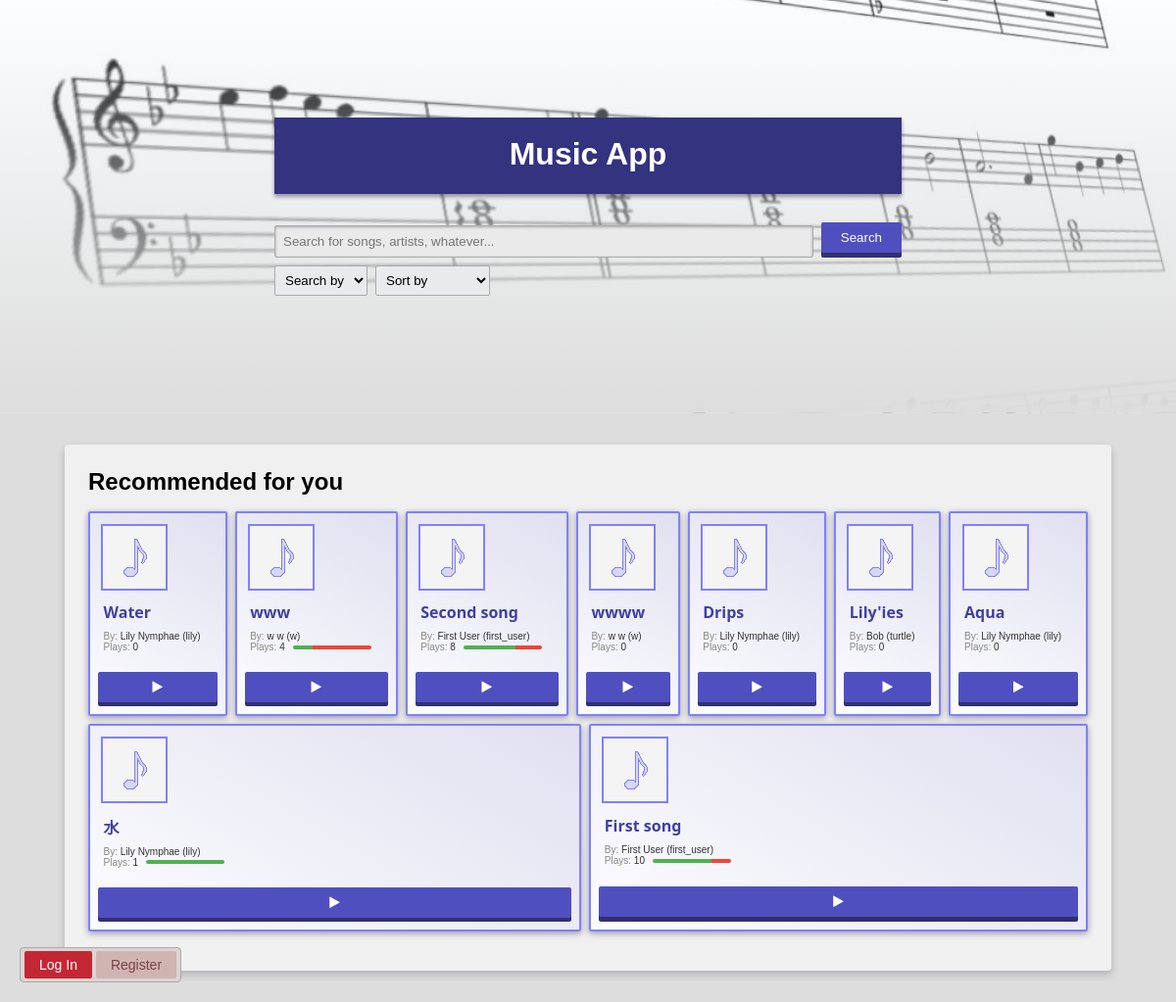
The page / on the database its author committed.
### tables this page shows
CREATE TABLE `songs` (
  `song_id` int NOT NULL AUTO_INCREMENT,
  `title` varchar(45) NOT NULL,
  `image_path` varchar(255) DEFAULT NULL,
  `author_id` int NOT NULL,
  `plays` int unsigned NOT NULL DEFAULT '0',
  `upvotes` int unsigned NOT NULL DEFAULT '0',
  `downvotes` int unsigned NOT NULL DEFAULT '0',
  PRIMARY KEY (`song_id`)
);

CREATE TABLE `users` (
  `user_id` int NOT NULL AUTO_INCREMENT,
  `nick` varchar(45) NOT NULL,
  `email` varchar(255) NOT NULL,
  `password` varchar(64) NOT NULL,
  `name` varchar(45) DEFAULT NULL,
  `surname` varchar(45) DEFAULT NULL,
  `image_path` varchar(255) DEFAULT NULL,
  `registration_date` datetime NOT NULL DEFAULT CURRENT_TIMESTAMP,
  `userscol` varchar(45) DEFAULT NULL,
  PRIMARY KEY (`user_id`),
  UNIQUE KEY `nick_UNIQUE` (`nick`),
  UNIQUE KEY `email_UNIQUE` (`email`)
);

### config/config.php (called while the page is built)
<?php
return [
    'host'     => 'localhost',
    'dbname'   => 'music',
    'user'     => 'root',
    'password' => 'root',
    'charset'  => 'utf8mb4',
    'port'     => '3306',
    'options'  => [
        PDO::ATTR_ERRMODE            => PDO::ERRMODE_EXCEPTION,
        PDO::ATTR_DEFAULT_FETCH_MODE => PDO::FETCH_ASSOC,
        PDO::ATTR_EMULATE_PREPARES   => false,
    ]
];

### src/Database.php (called while the page is built, shortened)
<?php
class Database {
    private static $instance;
    private $pdo;
    public function __construct() {
        $config = require '../config/config.php';
        $dsn = "mysql:host={$config['host']};dbname={$config['dbname']};charset={$config['charset']};port={$config['port']}";
        try {
            $this->pdo = new PDO($dsn, $config['user'], $config['password'], $config['options']);
        } catch (\PDOException $e) {
            error_log($e->getMessage());
            throw new \Exception("An error occurred while connecting to the database. Please try again later.");
        }
    }
    public static function getInstance() {
        if (self::$instance === null) {
            self::$instance = new Database();
        }
        return self::$instance;
    }
    public function getSongsRandomly($limit = 10) {
        $sql = "
            SELECT song_id, title, songs.image_path AS song_image, plays, upvotes, downvotes,
                   user_id, nick, email, name, surname, users.image_path AS profile_image
            FROM songs
            LEFT JOIN users ON songs.author_id = users.user_id
            ORDER BY RAND()
            LIMIT ?";
        $query = $this->pdo->prepare($sql);
        $query->bindValue(1, (int)$limit, PDO::PARAM_INT);
        $query->execute();
        return $query->fetchAll();
    }
}

### src/SearchService.php (called while the page is built, shortened)
<?php
require_once 'Song.php';
require_once 'User.php';
require_once 'Database.php';
class SearchService {
    private static $instance;
    private $db;
    public function __construct($db) {
        $this->db = $db;
    }
    public static function getInstance() {
        if (self::$instance === null) {
            self::$instance = new SearchService(Database::getInstance());
        }
        return self::$instance;
    }
    public function searchSongsRandomly($limit) {
        $results = $this->db->getSongsRandomly($limit);
        return $this->mapResultsToSongs($results);
    }
    private function mapResultsToSongs($results) {
        $songs = [];
        foreach ($results as $result) {
            $author = new User($result['user_id'], $result['nick'], $result['email'], $result['name'], $result['surname'], $result['profile_image']);
            $songs[] = new Song($result['song_id'], $result['title'], $author, $result['song_image'], $result['plays'], $result['upvotes'], $result['downvotes']);
        }
        return $songs;
    }
}

### src/Song.php (called while the page is built, shortened)
<?php
class Song {
    private $title;
    private $author;
    private $plays;
    private $upvotes;
    private $downvotes;
    public function __construct($id, $title, $author, $imagePath, $plays = 0, $upvotes = 0, $downvotes = 0) {
        $this->title = $title;
        $this->author = $author;
        $this->plays = $plays;
        $this->upvotes = $upvotes;
        $this->downvotes = $downvotes;
    }
    public function getTitle() {
        return $this->title;
    }
    public function getAuthor() {
        return $this->author;
    }
    public function getPlays() {
        return $this->plays;
    }
    public function getUpvotes() {
        return $this->upvotes;
    }
    public function getDownvotes() {
        return $this->downvotes;
    }
}

### src/User.php (called while the page is built, shortened)
<?php
class User {
    private $nick;
    private $name;
    private $surname;
    function __construct($id, $nick, $email, $name, $surname, $imageName = null) {
        $this->nick = $nick;
        $this->name = $name;
        $this->surname = $surname;
    }
    function getNick() {
        return $this->nick;
    }
    function getName() {
        return $this->name;
    }
    function getSurname() {
        return $this->surname;
    }
}

### src/UIHelpers.php (the view, shortened to what this page needs)
<?php
require_once 'Song.php';
require_once 'User.php';
function generateSearchForm() {
    $currentQuery = isset($_GET['search-query']) ? htmlspecialchars($_GET['search-query']) : '';
    $currentSearchBy = isset($_GET['search-by']) ? $_GET['search-by'] : 'anything';
    $currentSortBy = isset($_GET['sort-by']) ? $_GET['sort-by'] : 'nothing';
    $searchByOptions = [
        'anything' => 'Search by',
        'title' => 'Title',
        'author' => 'Author'
    ];
    $sortByOptions = [
        'nothing' => 'Sort by',
        'newest' => 'Newest',
        'title' => 'Title',
        'plays' => 'Most Played',
        'upvotes' => 'Most Upvoted'
    ];
    $searchByHtml = '<select name="search-by" class="select">';
    foreach ($searchByOptions as $value => $label) {
        $selected = ($value === $currentSearchBy) ? ' selected' : '';
        $searchByHtml .= '<option value="' . $value . '"' . $selected . '>' . $label . '</option>';
    }
    $searchByHtml .= '</select>';
    $sortHtml = '<select name="sort-by" class="select">';
    foreach ($sortByOptions as $value => $label) {
        $selected = ($value === $currentSortBy) ? ' selected' : '';
        $sortHtml .= '<option value="' . $value . '"' . $selected . '>' . $label . '</option>';
    }
    $sortHtml .= '</select>';
    return '
    <form class="search-form" action="../public/search.php" method="GET">
        <div class="search-input">
            <input type="text" name="search-query" placeholder="Search for songs, artists, whatever..." value="' . $currentQuery . '">
            <button class="button-back" type="submit">
                <span class="button-front">Search</span>
            </button>
        </div>
        <div class="search-options">
            ' . $searchByHtml . '
            ' . $sortHtml . '
        </div>
    </form>';
}
function generateVoteBar($song) {
    $upvotes = $song->getUpvotes();
    $downvotes = $song->getDownvotes();
    $totalVotes = $upvotes + $downvotes;
    if ($totalVotes == 0) return '';
    $upPercentage = round(($upvotes / $totalVotes) * 100);
    $downPercentage = round(($downvotes / $totalVotes) * 100);
    return '
    <div class="vote-bar-container">
        <div class="vote-bar" title="up: ' . $upvotes . ', down: ' . $downvotes .'" >
            <div class="upvote" style="width:' . $upPercentage . '%;"></div>
            <div class="downvote" style="width:' . $downPercentage . '%;"></div>
        </div>
    </div>';
}
function generatePlayButton() {
    return '
    <button class="button-back" type="submit">
        <span class="button-front"><span class="fa fa-play"></span></span>
    </button>';
}
function generateSongResult($song) {
    $author = $song->getAuthor();
    return'
    <li class="song-result">
        <div class="song-image">
            <object data="../assets/song_images/default.png" type="image/png">
                <img src="../assets/song_images/' . htmlspecialchars($song->getImagePath()) . '" alt="' . htmlspecialchars($song->getTitle()) . ' thumbnail">
            </object>
        </div>
        <div class="song-info">
            <h3>' . htmlspecialchars($song->getTitle()) . '</h3>
            <div class="song-details">
                <div class="song-author">By: <span class="dark">' . htmlspecialchars($author->getName()) . ' ' . htmlspecialchars($author->getSurname()) . ' (' . htmlspecialchars($author->getNick()) . ')</span></div>
                <div class="song-play-info">
                    <div class="song-play-count"> Plays:  <span class="dark">' . $song->getPlays() . '</span></div>' .
                    generateVoteBar($song) .
                '</div>
            </div>
        </div>' .
        generatePlayButton() .
    '</li>';
}
function generateAuthButtons() {
    if (isset($_SESSION['user']) && $_SESSION['user'] instanceof User) {
        return '
        <div class="auth-buttons-fixed">
            <a href="user_panel.php" class="plain-button auth-button-panel">Logged as <br>'. htmlspecialchars($_SESSION['user']->getNick()) . '</a>
            <a href="../scripts/logout.php" class="plain-button auth-button-logout">Log Out</a>
        </div>';
    } else {
        return '
    <div class="auth-buttons-fixed">
        <a href="login.php" class="plain-button auth-button-login">Log In</a>
        <a href="register.php" class="plain-button auth-button-register">Register</a>
    </div>';
    }
}

### public/index.php (shortened to what this page needs)
<?php
require_once '../src/SearchService.php';
require_once '../src/UIHelpers.php';
$songs = [];
try {
    $searchService = SearchService::getInstance();
    $songs = $searchService->searchSongsRandomly(10);
} catch (\Exception $e) {
    $_SESSION["error"] = $e->getMessage();
}
?>
<!DOCTYPE html>
<html lang="en">
<head>
    <link rel="stylesheet" href="css/style.css">
    <link rel="stylesheet" href="css/search_style.css">
    <link rel="stylesheet" href="../fonts/font-awesome-4.7.0/css/font-awesome.min.css">
</head>
<body>
<div id="outer-box">
    <header>
        <h1>Music App</h1>
    </header>
    <?php echo generateSearchForm(); ?>
</div>
<?php echo generateAuthButtons(); ?>
<div class="container">
    <div class="search-results">
        <h2>Recommended for you</h2>
        <?php
        if (isset($_SESSION['error'])) {
            echo '<div class="error-message">Error occurred while searching for songs: ' . htmlspecialchars($_SESSION['error']) . '</div>';
            unset($_SESSION['error']);
        } else if (empty($songs)) {
            echo '<div class="error-message">No recommended songs are available at the moment.</div>';
        } else {
            echo '<ul class="result-list">';
            foreach ($songs as $song) {
                echo generateSongResult($song);
            }
            echo '</ul>';
        }
        ?>
    </div>
</div>
</body>
</html>

### public/css/style.css (style rules this page uses)
body { font-family: Arial, sans-serif; margin: 0; padding: 0; background-color: #ddd; }
h1 { margin: 0.5rem; }
h2 { margin: 0 0 1rem 0; }
.dark { color: #333; }
.container { width: 85%; margin: 2rem auto; background: #f0f0f0; padding: 1.5rem; border-radius: 4px; box-shadow: 0 4px 8px rgba(10, 10, 32, 0.2); }
.search-form { display: flex; flex-direction: column; gap: 8px; }
.search-form > div { display: flex; gap: 8px; }
.search-form input { flex-grow: 1; background-color: #eaeaea; padding: 8px; border: 1px solid #aaa; border-radius: 2px; box-shadow: inset 0 1px 3px rgba(10, 10, 32, 0.3); }
.select { position: relative; background-color: #e8eaec; padding: 6px; border: 1px solid #aaa; border-radius: 2px; cursor: pointer; }
.button-back { background-color: #303070; padding: 0; border: none; cursor: pointer; border-radius: 2px; outline-offset: 4px; }
.button-front { background-color: #4f4fc0; display: block; padding: 8px 20px; color: white; transform: translateY(-4px); border-radius: 2px; transition: transform 0.2s; }
.auth-buttons-fixed { position: fixed; bottom: 20px; left: 20px; z-index: 1000; display: flex; align-items: center; gap: 4px; background: #dcd4d2; padding: 3px 4px; border: 1px solid #aaa; border-radius: 4px; font-size: 14px; }
.plain-button { display: block; padding: 6px 15px; border: none; border-radius: 2px; outline-offset: 4px; color: white; text-decoration: none; cursor: pointer; transition: filter 0.1s; }
.auth-button-register { background: #d0b4b2; color: #744; }
.auth-button-login { background-color: #c32734; }

### public/css/search_style.css (style rules this page uses)
.result-list { display: flex; flex-wrap: wrap; gap: 0.5rem; list-style: none; padding: 0; }
.song-result { flex: 1 1 auto; display: grid; gap: 0.5rem; background: linear-gradient(30deg, #fcfcff, #e0e0f0); padding: 0.5rem; border: 2px solid #8080ff; border-radius: 2px; box-shadow: 0 2px 6px rgba(20, 20, 64, 0.4); transition: 0.2s; }
.song-image { background: #f4f4f4; width: 64px; height: 64px; border: 2px solid #8080ff; margin: 0.2rem; text-align: center; overflow: hidden; }
.song-info { color: #888; font-size: 10px; margin: 0 0.35rem 1rem 0.35rem; }
.song-info > h3 { margin: 0 0 0.5rem 0; color: #4040a0; font-size: 16px; font-family: "Noto Sans", sans-serif; }
.song-play-info { display: flex; align-items: center; }
.vote-bar-container { height: 1em; align-content: center; margin-left: 0.5rem; }
.vote-bar { display: flex; min-width: 80px; height: 4px; border-radius: 2px; overflow: hidden; }
.upvote { background-color: #4cb250; }
.downvote { background-color: #f44336; }

### public/index.php (style rules this page uses)
#outer-box { display: flex; flex-direction: column; justify-content: center; align-items: center; padding: 15vh 0; margin: auto; background-image: linear-gradient(to bottom, rgba(221, 238, 255, 0.1), rgba(221, 221, 221, 1.0)), url("../assets/background.jpg"); background-size: cover; background-position: center; }
#outer-box > * { width: 70%; max-width: 40rem; }
header { background-color: #333380; color: #fff; padding: 0.7rem 0 0.85rem 0; margin-bottom: 2rem; text-align: center; box-shadow: 0 3px 4px rgba(10, 10, 32, 0.4); }

### rows shown on the page
songs: title "Water", author.name "Lily", author.surname "Nymphae", author.nick "lily", plays "0"
songs: title "www", author.name "w", author.surname "w", author.nick "w", plays "4", upvotes 1 (drawn), downvotes 3 (drawn)
songs: title "Second song", author.name "First", author.surname "User", author.nick "first_user", plays "8", upvotes 2 (drawn), downvotes 1 (drawn)
songs: title "wwww", author.name "w", author.surname "w", author.nick "w", plays "0"
songs: title "Drips", author.name "Lily", author.surname "Nymphae", author.nick "lily", plays "0"
songs: title "Lily'ies", author.name "Bob", author.nick "turtle", plays "0"
songs: title "Aqua", author.name "Lily", author.surname "Nymphae", author.nick "lily", plays "0"
songs: title "水", author.name "Lily", author.surname "Nymphae", author.nick "lily", plays "1", upvotes 1 (drawn)
songs: title "First song", author.name "First", author.surname "User", author.nick "first_user", plays "10", upvotes 3 (drawn), downvotes 1 (drawn)

### other values the page prints
form field search-by "Search by"
form field sort-by "Sort by"
